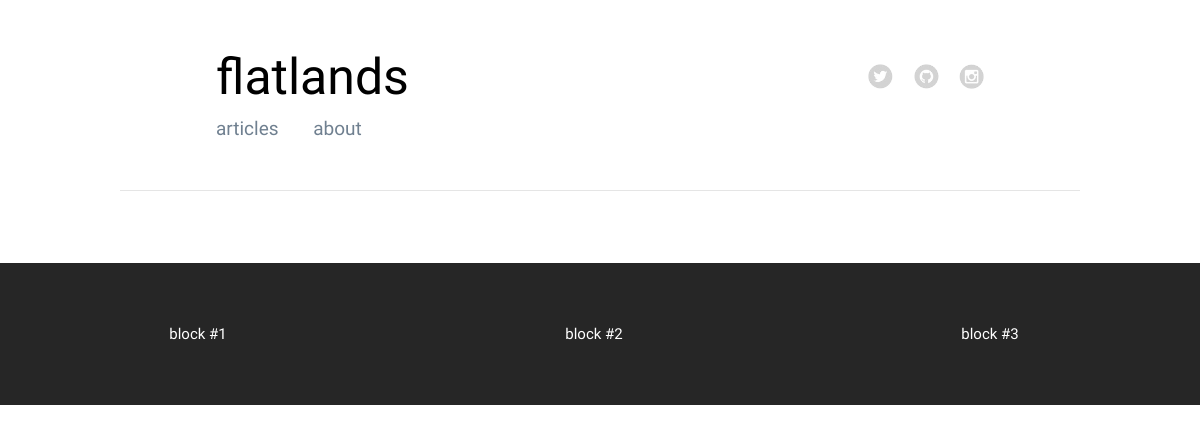
The page /tag/python on the database as committed earlier.
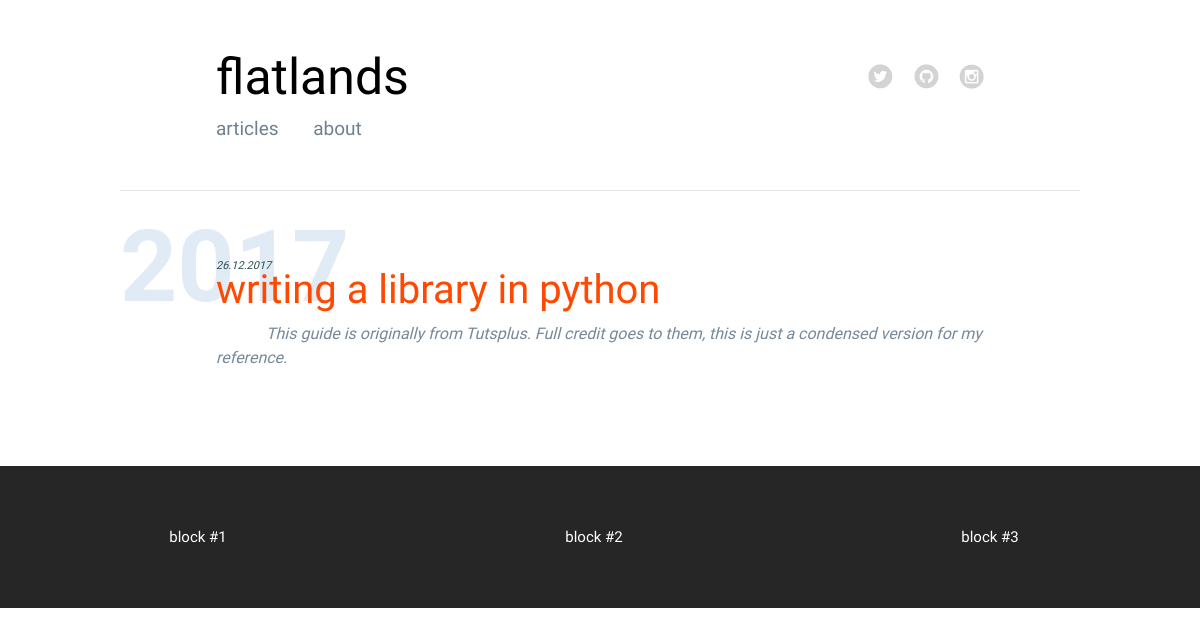
The same page on the database as committed later.
### modules/models.py (models this page shows, shortened)
class Post(db.Model):
    id = db.Column(db.Integer, primary_key=True)
    title = db.Column(db.String())
    author = db.Column(db.String())
    tags = db.Column(db.String())
    strap = db.Column(db.String())
    content = db.Column(db.String())
    pub_date = db.Column(db.String())
    published = db.Column(db.String())

### app.py (the view)
@app.route('/tag/<tag>')
def tag(tag):
    all_posts = modules.database.to_json(modules.models.Post.query.all())
    posts = modules.database.get_post_by_tag(str(tag), all_posts)
    years = modules.database.get_post_years(posts)
    return render_template('tag.html', posts=posts, years=years)

### modules/database.py (called while the page is built)
def to_json(results):
    result = {}
    item = {}
    count = 1
    for row in results:
        for k, v in row.__dict__.items():
            if not k.startswith('_') and k != 'id':
                item[k] = v
        result[count] = item
        count += 1
        item = {}
    return result

def get_post_years(posts=None):
    years = []
    for code, data in posts.items():
        day, month, year = data['pub_date'].split('.')
        years.append(year)
    return sorted(list(set(years)), reverse=True)

def get_post_by_tag(tag, posts):
    output = {}
    for code, data in posts.items():
        if tag in data['tags'].split(' '):
            output[code] = data
    return output

### templates/tag.html
{% extends "base.html" %}
{% block content %}
{% for year in years %}
<div class="section-head"><h4>{{ year }}</h4></div>
    {% for code, data in posts.items() %}
        {% if data.pub_date.endswith(year) %}
            <div class="blog-post">
                <small>{{data.pub_date}}</small>
                <h4><a href="/blog/{{ data.title|replace(" ", "-") }}">{{data.title}}</a></h4>
                <div class="blog-post-strap">{{data.strap}}</div>
            </div>
        {% endif %}
    {% endfor %}
{% endfor %}
{% endblock %}

Rows that differ between the two databases and show on the page:
added Post: pub_date "26.12.2017", title "writing a library in python", strap "This guide is originally from Tutsplus. Full credit goes to them, this is just a condensed version for my reference."
Other text that changed with them:
new list line: "2017"
